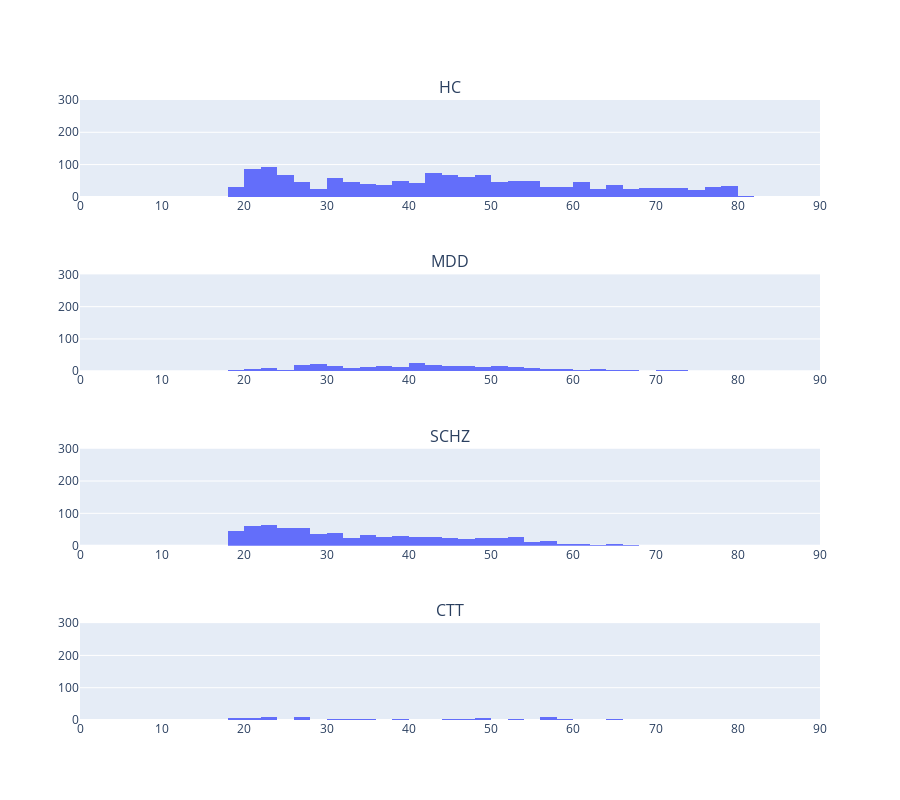

This figure's notebook cell:
### Code cell
total_fig = make_subplots(rows=4, cols=1, subplot_titles=["HC", "MDD", "SCHZ", "CTT"])
total_fig.update_layout(height=800)

conditions = ["HC", "MDD", "SCHZ", "CTT"]

for idx, cond in enumerate(conditions):
    fig = px.histogram(data_frame=metadata_df[(metadata_df["Diagnosis"] == cond) & ~(metadata_df["Dataset"]=="NU")], 
                       x="Age", 
                       title=cond,
                       )
    total_fig.add_trace(fig.data[0], row=idx+1, col=1)
    total_fig.update_yaxes(range=[0.0, 300.0], row=idx+1, col=1)
    total_fig.update_xaxes(range=[0.0, 90.0], row=idx+1, col=1)

total_fig.show()

### Figure 1 — Plotly figure (JSON) as saved in the notebook; plotly's stock layout.template omitted (floating-point values rounded to 4 significant figures; data arrays with more than 128 entries replaced by an {"elided": "..."} marker saying what was removed)
{"data": [{"alignmentgroup": "True", "bingroup": "x", "hovertemplate": "Age=%{x}<br>count=%{y}<extra></extra>", "legendgroup": "", "marker": {"color": "#636efa", "pattern": {"shape": ""}}, "name": "", "offsetgroup": "", "orientation": "v", "showlegend": false, "type": "histogram", "x": {"elided": "1400 float values"}, "xaxis": "x", "yaxis": "y"}, {"alignmentgroup": "True", "bingroup": "x", "hovertemplate": "Age=%{x}<br>count=%{y}<extra></extra>", "legendgroup": "", "marker": {"color": "#636efa", "pattern": {"shape": ""}}, "name": "", "offsetgroup": "", "orientation": "v", "showlegend": false, "type": "histogram", "x": {"elided": "301 float values"}, "xaxis": "x2", "yaxis": "y2"}, {"alignmentgroup": "True", "bingroup": "x", "hovertemplate": "Age=%{x}<br>count=%{y}<extra></extra>", "legendgroup": "", "marker": {"color": "#636efa", "pattern": {"shape": ""}}, "name": "", "offsetgroup": "", "orientation": "v", "showlegend": false, "type": "histogram", "x": {"elided": "681 float values"}, "xaxis": "x3", "yaxis": "y3"}, {"alignmentgroup": "True", "bingroup": "x", "hovertemplate": "Age=%{x}<br>count=%{y}<extra></extra>", "legendgroup": "", "marker": {"color": "#636efa", "pattern": {"shape": ""}}, "name": "", "offsetgroup": "", "orientation": "v", "showlegend": false, "type": "histogram", "x": [57.07, 19.13, 19.13, 20.54, 20.54, 58.97, 48.3, 48.3, 47.43, 47.43, 32.75, 23.26, 23.26, 49.96, 49.96, 48.43, 48.43, 18.86, 58.41, 58.41, 57.5, 57.5, 26.26, 26.26, 39.59, 39.59, 45.56, 45.56, 23.62, 23.62, 64.22, 64.22, 56.25, 56.25, 27.55, 27.55, 27.17, 27.17, 21.79, 35.39, 35.39, 20.2, 20.2, 30.17, 27.69, 57.75, 57.75, 33.45, 27.52, 24.01, 60.54, 52.45, 23.81, 56.09, 53.05, 23.18, 58.08, 18.91, 33.0, 29.9, 39.19, 18.82, 22.73, 30, 31, 36, 44, 55, 33, 39, 23, 23, 46, 22, 41], "xaxis": "x4", "yaxis": "y4"}], "layout": {"annotations": [{"font": {"size": 16}, "showarrow": false, "text": "HC", "x": 0.5, "xanchor": "center", "xref": "paper", "y": 1, "yanchor": "bottom", "yref": "paper"}, {"font": {"size": 16}, "showarrow": false, "text": "MDD", "x": 0.5, "xanchor": "center", "xref": "paper", "y": 0.7188, "yanchor": "bottom", "yref": "paper"}, {"font": {"size": 16}, "showarrow": false, "text": "SCHZ", "x": 0.5, "xanchor": "center", "xref": "paper", "y": 0.4375, "yanchor": "bottom", "yref": "paper"}, {"font": {"size": 16}, "showarrow": false, "text": "CTT", "x": 0.5, "xanchor": "center", "xref": "paper", "y": 0.1562, "yanchor": "bottom", "yref": "paper"}], "height": 800, "xaxis": {"anchor": "y", "domain": [0, 1], "range": [0, 90]}, "xaxis2": {"anchor": "y2", "domain": [0, 1], "range": [0, 90]}, "xaxis3": {"anchor": "y3", "domain": [0, 1], "range": [0, 90]}, "xaxis4": {"anchor": "y4", "domain": [0, 1], "range": [0, 90]}, "yaxis": {"anchor": "x", "domain": [0.8438, 1], "range": [0, 300]}, "yaxis2": {"anchor": "x2", "domain": [0.5625, 0.7188], "range": [0, 300]}, "yaxis3": {"anchor": "x3", "domain": [0.2812, 0.4375], "range": [0, 300]}, "yaxis4": {"anchor": "x4", "domain": [0, 0.1562], "range": [0, 300]}}}
